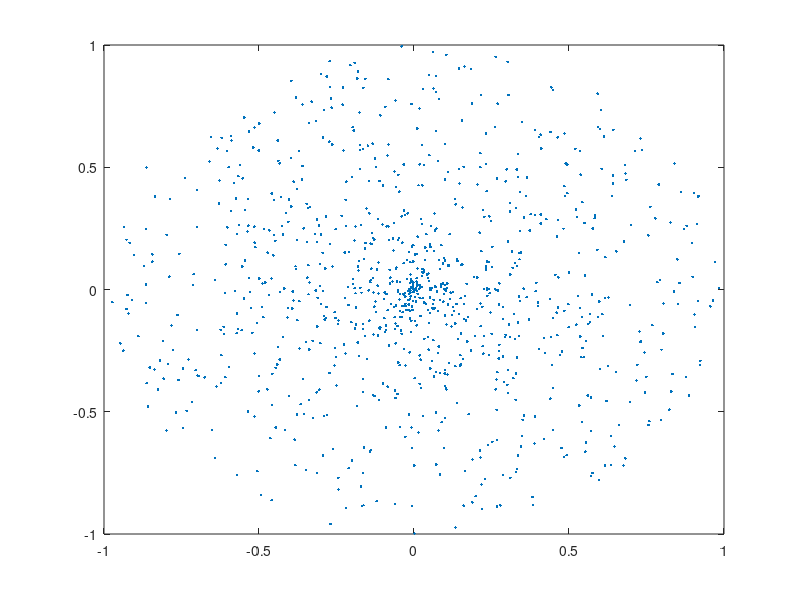
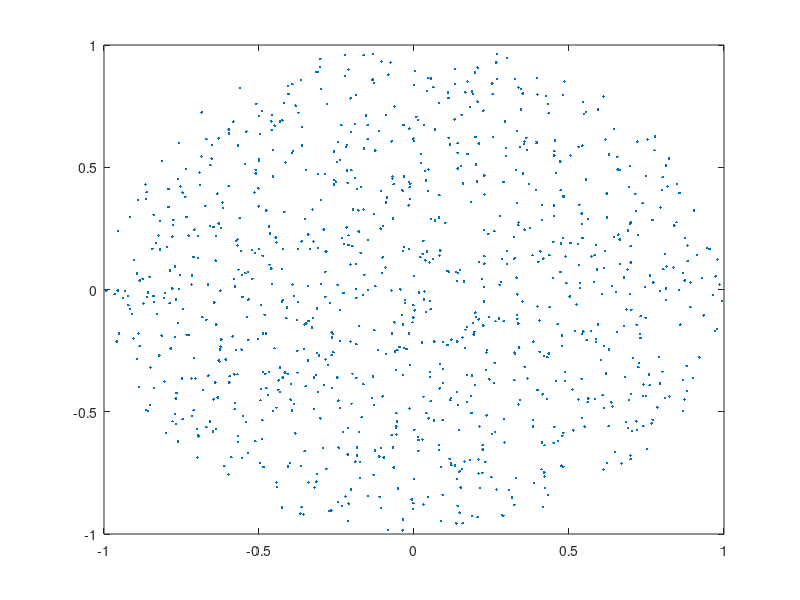
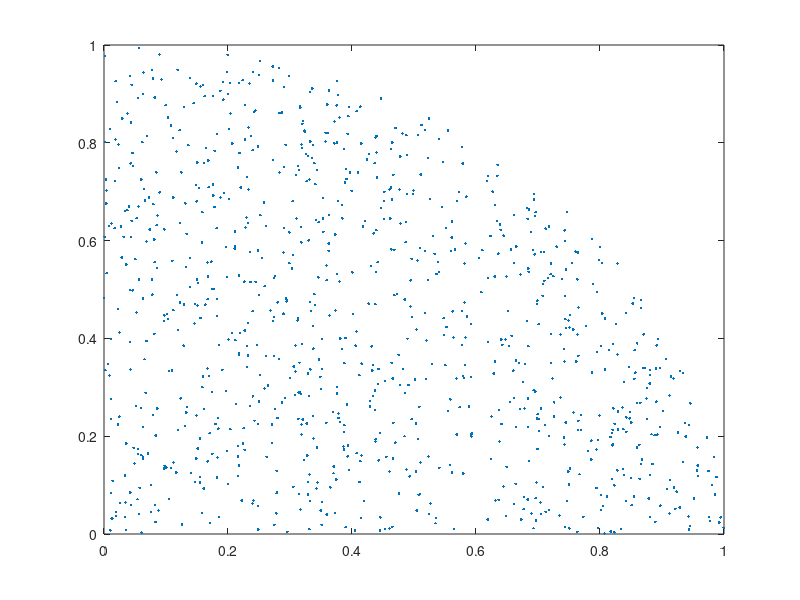

Write MATLAB code to recreate these figures, in order.
A=zeros(1000,2);
B=zeros(1000,2);
C=zeros(1000,2);
for n=1:1000
    r1=rand();
    theta1=rand()*2*pi;
    A(n,:)=[r1*cos(theta1),r1*sin(theta1)];
end
for m=1:1000
    r=rand();
    r2=sqrt(r);
    theta2=rand()*2*pi;
    B(m,:)=[r2*cos(theta2),r2*sin(theta2)];
end
count=0;
while (count<1000) 
    x=rand();
    y=rand();
    if (x^2+y^2<=1)
        count=count+1;
        C(count,:)=[x,y];
    end
end
figure(1);
plot(A(:,1),A(:,2),'.')
figure(2);
plot(B(:,1),B(:,2),'.')
figure(3);
plot(C(:,1),C(:,2),'.')